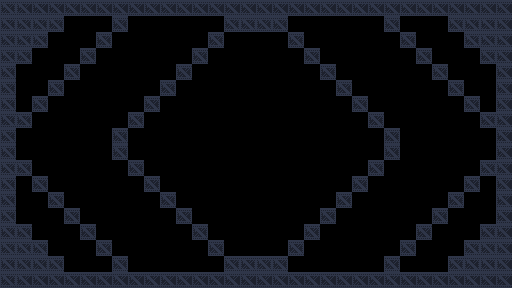

Below is a game level as drawn by its tile map, then a one-line description and the .tmx file that defines it, in full:
An orthogonal 32x18 tile map with 16x16 px tiles, 2 tile layers (background, details), 2 tilesets and 25 objects (17x gravity, 6x gravity_constant, spawn, goal).

<map version="1.5" tiledversion="1.7.2" orientation="orthogonal" renderorder="right-down" width="32" height="18" tilewidth="16" tileheight="16" infinite="0" nextlayerid="4" nextobjectid="107">
 <properties>
  <property name="title" value="balanced" />
 </properties>
 <tileset firstgid="1" source="industrial.v2.tsx" />
 <tileset firstgid="1025" source="Dungeon Sprites.tsx" />
 <layer id="3" name="background" width="32" height="18">
  <data encoding="csv">
0,0,0,0,0,0,0,0,0,0,0,0,0,0,0,0,0,0,0,0,0,0,0,0,0,0,0,0,0,0,0,0,
0,0,0,0,0,0,0,0,0,0,0,0,0,0,0,0,0,0,0,0,0,0,0,0,0,0,0,0,0,0,0,0,
0,0,0,0,0,0,0,0,0,0,0,0,0,0,0,0,0,0,0,0,0,0,0,0,0,0,0,0,0,0,0,0,
0,0,0,0,0,0,0,0,0,0,0,0,0,0,0,0,0,0,0,0,0,0,0,0,0,0,0,0,0,0,0,0,
0,0,0,0,0,0,0,0,0,0,0,0,0,0,0,0,0,0,0,0,0,0,0,0,0,0,0,0,0,0,0,0,
0,0,0,0,0,0,0,0,0,0,0,0,0,0,0,0,0,0,0,0,0,0,0,0,0,0,0,0,0,0,0,0,
0,0,0,0,0,0,0,0,0,0,0,0,0,0,0,0,0,0,0,0,0,0,0,0,0,0,0,0,0,0,0,0,
0,0,0,0,0,0,0,0,0,0,0,0,0,0,0,0,0,0,0,0,0,0,0,0,0,0,0,0,0,0,0,0,
0,0,0,0,0,0,0,0,0,0,0,0,0,0,0,0,0,0,0,0,0,0,0,0,0,0,0,0,0,0,0,0,
0,0,0,0,0,0,0,0,0,0,0,0,0,0,0,0,0,0,0,0,0,0,0,0,0,0,0,0,0,0,0,0,
0,0,0,0,0,0,0,0,0,0,0,0,0,0,0,0,0,0,0,0,0,0,0,0,0,0,0,0,0,0,0,0,
0,0,0,0,0,0,0,0,0,0,0,0,0,0,0,0,0,0,0,0,0,0,0,0,0,0,0,0,0,0,0,0,
0,0,0,0,0,0,0,0,0,0,0,0,0,0,0,0,0,0,0,0,0,0,0,0,0,0,0,0,0,0,0,0,
0,0,0,0,0,0,0,0,0,0,0,0,0,0,0,0,0,0,0,0,0,0,0,0,0,0,0,0,0,0,0,0,
0,0,0,0,0,0,0,0,0,0,0,0,0,0,0,0,0,0,0,0,0,0,0,0,0,0,0,0,0,0,0,0,
0,0,0,0,0,0,0,0,0,0,0,0,0,0,0,0,0,0,0,0,0,0,0,0,0,0,0,0,0,0,0,0,
0,0,0,0,0,0,0,0,0,0,0,0,0,0,0,0,0,0,0,0,0,0,0,0,0,0,0,0,0,0,0,0,
0,0,0,0,0,0,0,0,0,0,0,0,0,0,0,0,0,0,0,0,0,0,0,0,0,0,0,0,0,0,0,0
</data>
 </layer>
 <layer id="1" name="details" width="32" height="18">
  <properties>
   <property name="physics" type="bool" value="true" />
  </properties>
  <data encoding="csv">
54,20,20,20,20,20,20,20,20,20,20,20,20,20,20,20,20,20,20,20,20,20,20,20,20,20,20,20,20,20,20,20,
54,54,54,54,0,0,0,54,0,0,0,0,0,0,54,54,54,54,0,0,0,0,0,0,54,0,0,0,54,54,54,20,
54,54,54,0,0,0,54,0,0,0,0,0,0,54,0,0,0,0,54,0,0,0,0,0,0,54,0,0,0,54,54,20,
54,54,0,0,0,54,0,0,0,0,0,0,54,0,0,0,0,0,0,54,0,0,0,0,0,0,54,0,0,0,54,20,
54,0,0,0,54,0,0,0,0,0,0,54,0,0,0,0,0,0,0,0,54,0,0,0,0,0,0,54,0,0,0,20,
54,0,0,54,0,0,0,0,0,0,54,0,0,0,0,0,0,0,0,0,0,54,0,0,0,0,0,0,54,0,0,20,
54,0,54,0,0,0,0,0,0,54,0,0,0,0,0,0,0,0,0,0,0,0,54,0,0,0,0,0,0,54,0,20,
54,54,0,0,0,0,0,0,54,0,0,0,0,0,0,0,0,0,0,0,0,0,0,54,0,0,0,0,0,0,54,20,
54,0,0,0,0,0,0,54,0,0,0,0,0,0,0,0,0,0,0,0,0,0,0,0,54,0,0,0,0,0,0,20,
54,0,0,0,0,0,0,54,0,0,0,0,0,0,0,0,0,0,0,0,0,0,0,0,54,0,0,0,0,0,0,20,
54,54,0,0,0,0,0,0,54,0,0,0,0,0,0,0,0,0,0,0,0,0,0,54,0,0,0,0,0,0,54,20,
54,0,54,0,0,0,0,0,0,54,0,0,0,0,0,0,0,0,0,0,0,0,54,0,0,0,0,0,0,54,0,20,
54,0,0,54,0,0,0,0,0,0,54,0,0,0,0,0,0,0,0,0,0,54,0,0,0,0,0,0,54,0,0,20,
54,0,0,0,54,0,0,0,0,0,0,54,0,0,0,0,0,0,0,0,54,0,0,0,0,0,0,54,0,0,0,20,
54,54,0,0,0,54,0,0,0,0,0,0,54,0,0,0,0,0,0,54,0,0,0,0,0,0,54,0,0,0,54,20,
54,54,54,0,0,0,54,0,0,0,0,0,0,54,0,0,0,0,54,0,0,0,0,0,0,54,0,0,0,54,54,20,
54,54,54,54,0,0,0,54,0,0,0,0,0,0,54,54,54,54,0,0,0,0,0,0,54,0,0,0,54,54,54,20,
54,20,20,20,20,20,20,20,20,20,20,20,20,20,20,20,20,20,20,20,20,20,20,20,20,20,20,20,20,20,20,20
</data>
 </layer>
 <objectgroup id="2" name="objects">
  <object id="2" name="spawn" gid="513" x="248" y="152" width="16" height="16" />
  <object id="36" name="goal" gid="1158" x="248" y="68" width="16" height="16" />
  <object id="44" name="gravity_constant" gid="330" x="296" y="152" width="16" height="16">
   <properties>
    <property name="constant" type="bool" value="true" />
   </properties>
  </object>
  <object id="45" name="gravity_constant" gid="330" x="200" y="152" width="16" height="16">
   <properties>
    <property name="constant" type="bool" value="true" />
   </properties>
  </object>
  <object id="49" name="gravity_constant" gid="330" x="296" y="184" width="16" height="16">
   <properties>
    <property name="constant" type="bool" value="true" />
   </properties>
  </object>
  <object id="50" name="gravity_constant" gid="330" x="200" y="184" width="16" height="16">
   <properties>
    <property name="constant" type="bool" value="true" />
   </properties>
  </object>
  <object id="51" name="gravity_constant" gid="330" x="200" y="120" width="16" height="16">
   <properties>
    <property name="constant" type="bool" value="true" />
   </properties>
  </object>
  <object id="52" name="gravity_constant" gid="330" x="296" y="120" width="16" height="16">
   <properties>
    <property name="constant" type="bool" value="true" />
   </properties>
  </object>
  <object id="64" name="gravity" gid="526" x="360" y="40" width="16" height="16" />
  <object id="65" name="gravity" gid="526" x="136" y="40" width="16" height="16" />
  <object id="68" name="gravity" gid="526" x="344" y="40" width="16" height="16" />
  <object id="69" name="gravity" gid="526" x="152" y="40" width="16" height="16" />
  <object id="94" name="gravity" gid="526" x="360" y="56" width="16" height="16" />
  <object id="95" name="gravity" gid="526" x="344" y="56" width="16" height="16" />
  <object id="96" name="gravity" gid="526" x="152" y="56" width="16" height="16" />
  <object id="97" name="gravity" gid="526" x="136" y="56" width="16" height="16" />
  <object id="98" name="gravity" gid="526" x="248" y="248" width="16" height="16" />
  <object id="99" name="gravity" gid="526" x="360" y="248" width="16" height="16" />
  <object id="100" name="gravity" gid="526" x="344" y="248" width="16" height="16" />
  <object id="101" name="gravity" gid="526" x="360" y="264" width="16" height="16" />
  <object id="102" name="gravity" gid="526" x="344" y="264" width="16" height="16" />
  <object id="103" name="gravity" gid="526" x="152" y="248" width="16" height="16" />
  <object id="104" name="gravity" gid="526" x="136" y="248" width="16" height="16" />
  <object id="105" name="gravity" gid="526" x="152" y="264" width="16" height="16" />
  <object id="106" name="gravity" gid="526" x="136" y="264" width="16" height="16" />
 </objectgroup>
</map>
